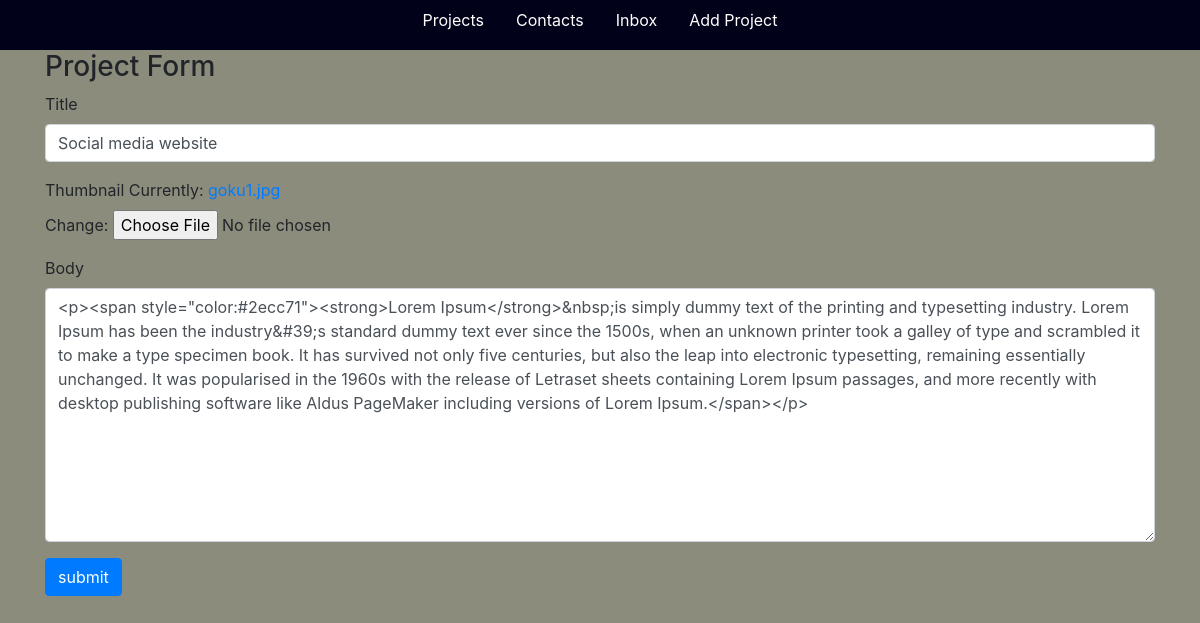
Before: /edit-project/a7631b81-52f9-49d7-b45d-8dc7780f312c/ (signed in) with the older database file.
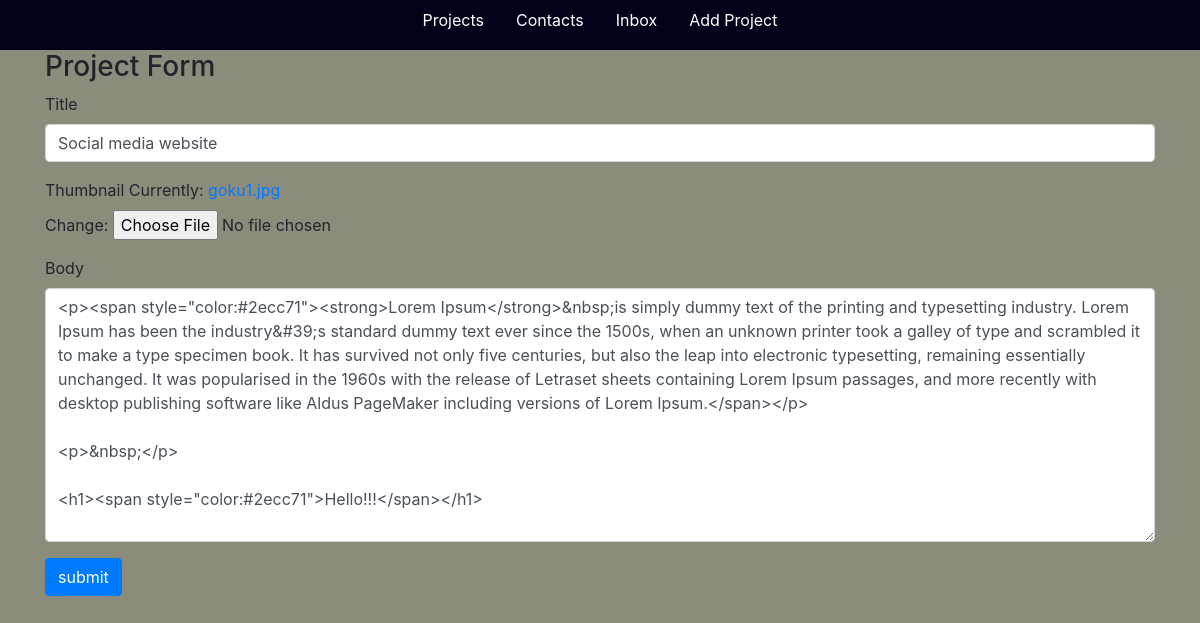
After: the same page with the newer database file.
### base/models.py (models this page shows, shortened)
class Project(models.Model):
    title = models.CharField(max_length=200)
    thumbnail = models.ImageField(null=True)
    body = RichTextUploadingField()
    slug = models.SlugField(null=True, blank=True)
    created = models.DateTimeField(auto_now_add=True)
    id = models.UUIDField(
        primary_key=True,
        unique=True,
        default=uuid.uuid4,
        editable=False)

### base/views.py (the view)
# urls.py: path('edit-project/<str:pk>/', views.editProject, name="edit-project"),
def editProject(request, pk):
    project = Project.objects.get(id=pk)
    form = ProjectForm(instance=project)
    if request.method == 'POST':
        form = ProjectForm(request.POST, request.FILES, instance=project)
        if form.is_valid():
            form.save()
            return redirect('home')
    context = {'form': form}
    return render(request, 'base/project_form.html', context)

### base/forms.py
class ProjectForm(ModelForm):
    class Meta:
        model = Project
        fields = ['title', 'thumbnail', 'body']
    def __init__(self, *args, **kwargs):
        super(ProjectForm, self).__init__(*args, **kwargs)
        self.fields['title'].widget.attrs.update(
            {'class': 'form-control'})
        self.fields['body'].widget.attrs.update(
            {'class': 'form-control', })

### base/templates/base/project_form.html (shortened to what this page needs)
{% extends 'base/main.html' %}
{% load static %}
{% block content %}
<div class="container">
    <h3>Project Form</h3>
    <form method="POST" enctype="multipart/form-data">
        {% for field in form %}
        <div class="mb-3">
            <label for="exampleInputPassword1" class="form-label">{{field.label}}</label>
            {{field}}
        </div>
        {% endfor %}
        <input class="btn btn-primary" type="submit" value="submit">
    </form>
</div>
{% endblock content %}

Changed rows visible on the page:
changed Project "Social media website": body "…versions of Lorem Ipsum.</span></p>" → "…versions of Lorem Ipsum.</span></p> <p>&nbsp;</p> <h1><span style=\"color:#2ecc71\">Hello!!!</span></h1>"
